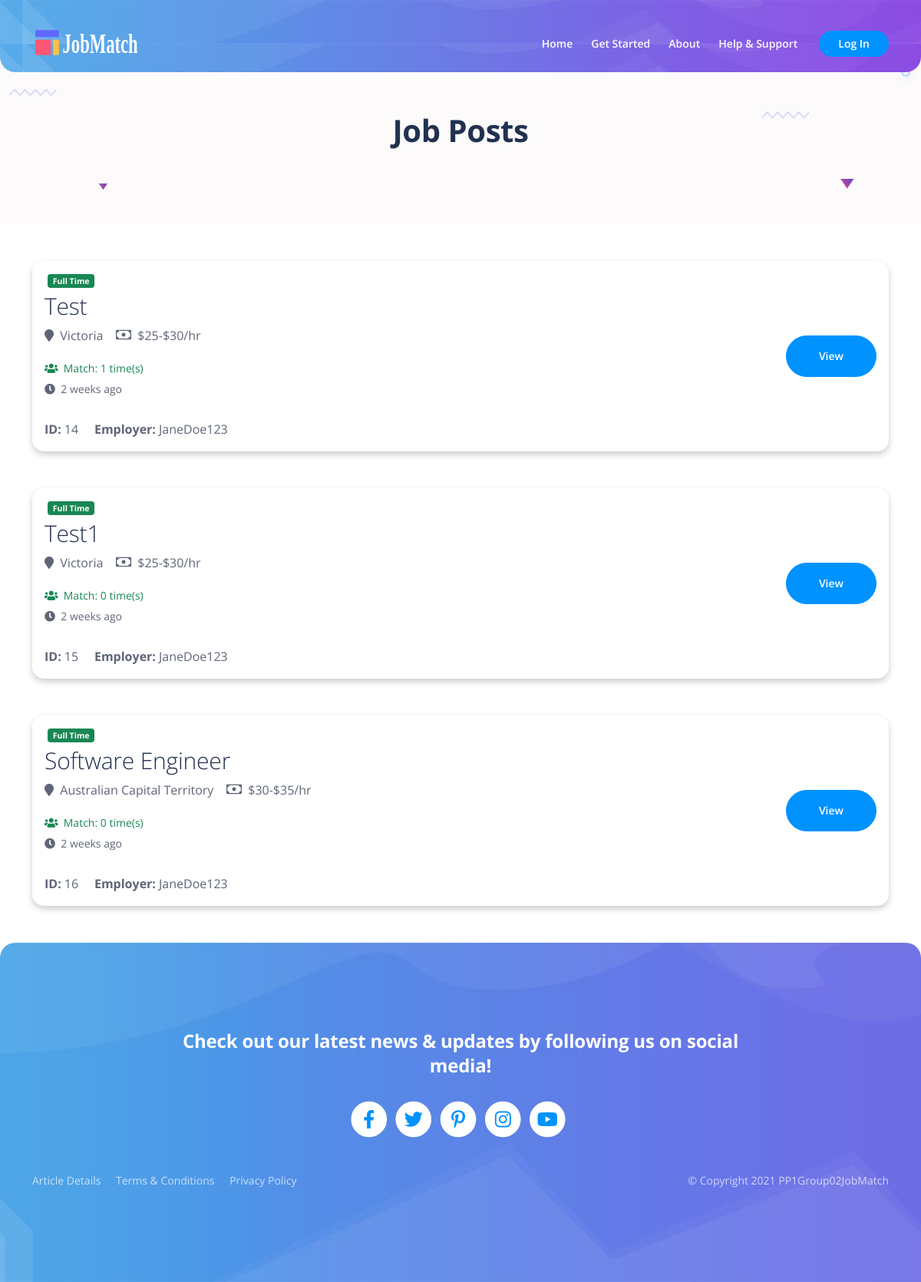
The page /view/jobpost_list.php on the database as committed earlier.
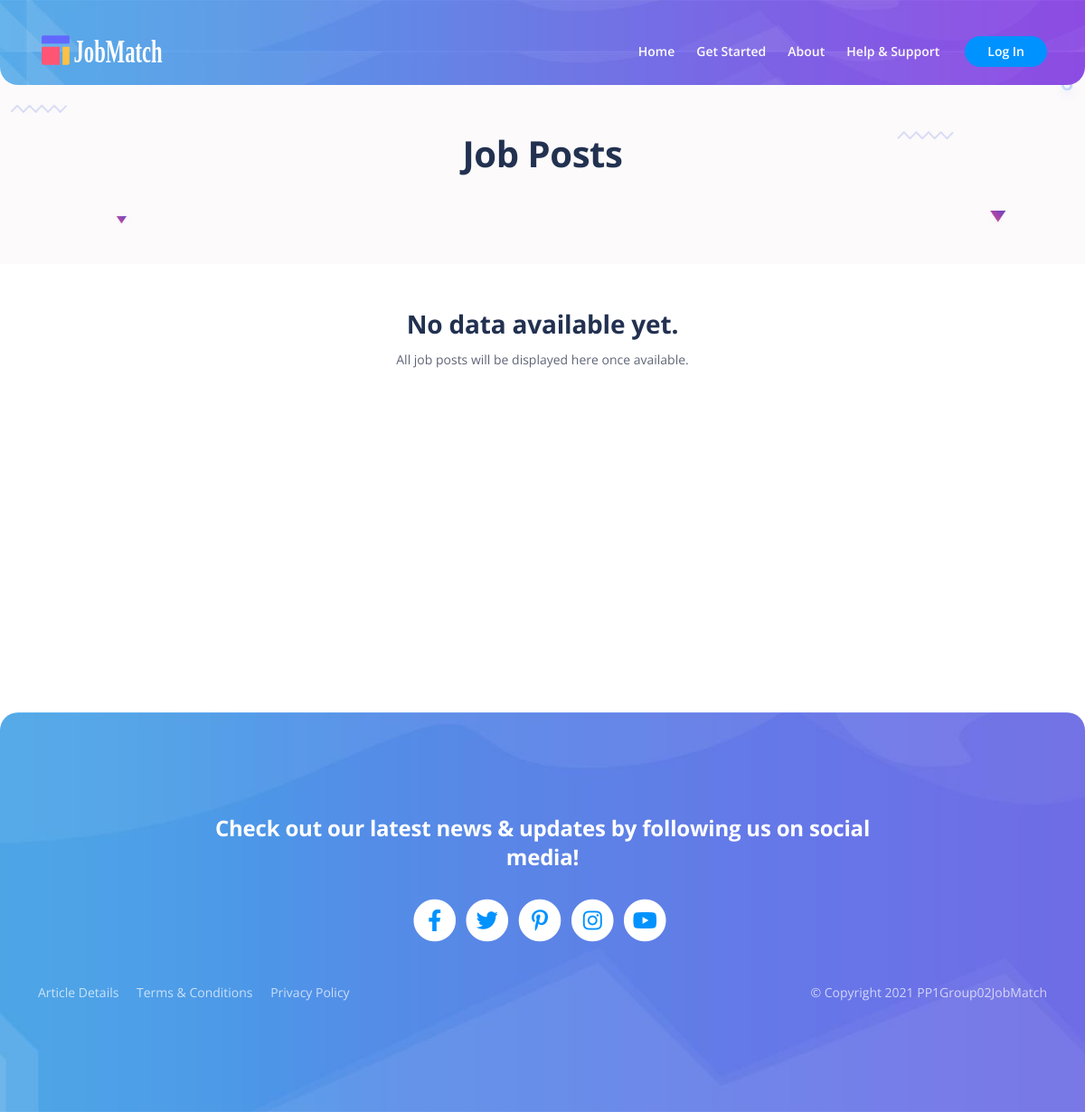
The same page on the database as committed later.
### tables this page shows
CREATE TABLE `jobpost` (
  `id` int(11) NOT NULL,
  `position` text NOT NULL,
  `field` text NOT NULL,
  `salary` text NOT NULL,
  `type` text NOT NULL,
  `description` text NOT NULL,
  `requirements` text NOT NULL,
  `location` text NOT NULL,
  `employer` text NOT NULL,
  `contact` text NOT NULL,
  `date` timestamp NOT NULL DEFAULT current_timestamp()
);

### controller/session_controller.php (called while the page is built, shortened)
<?php
require_once '../model/session_model.php';
class SessionController {
    public function checkSession() {
        $sessionModel = new SessionModel();
        return $sessionModel->sessionExists();
    }
}
?>

### model/session_model.php (called while the page is built, shortened)
<?php
	class SessionModel {
		public function sessionExists() {
			$exist = false;
			return $exist;
		}
	}
?>

### controller/admin_controller.php (called while the page is built, shortened)
<?php
class AdminController {
    public function getAllJobPost() {
        require_once '../model/admin_model.php';
        include '../model/db_connection.php';
        $adminModel = new AdminModel();
        return $adminModel->getAllJobPost($db);
    }
}

### model/admin_model.php (called while the page is built, shortened)
<?php
class AdminModel {
	public function getAllJobPost($db){
		require_once '../model/job_object.php';
		require_once '../model/matchmaking_model.php';
		$mm = new MatchmakingModel();
		$jobposts = array();
		$query = "SELECT * FROM jobpost ORDER BY id";
		$result = $db->query($query) or die(mysqli_error($db));
		$numResults = $result->num_rows;
		for ($i = 0; $i < $numResults; $i++) {
			$row = $result->fetch_assoc();
			$totalMatches = $mm->countJobMatches($db, $row['id']);
			$timeElapsed = $mm->getTimeElapsed($row['date']);
			$jobposts[$i] = new JobPost($row['id'], $row['position'], $row['field'], $row['salary'], $row['type'], $row['description'], $row['requirements'], $row['location'], $row['employer'], $row['contact'], $totalMatches, $timeElapsed);
		}
		return $jobposts;
	}
}

### model/matchmaking_model.php (called while the page is built, shortened)
<?php
class MatchmakingModel{
	public function countJobMatches($db, $jobID){
		$result = $db->query("SELECT COUNT(*) as totalmatches FROM jobmatch WHERE jobPostID='$jobID'");
		$row = $result->fetch_assoc();
		$countJobMatches = $row['totalmatches'];
		return $countJobMatches;
	}
	function getTimeElapsed($date, $tense = 'ago') {
		static $periods = array('year', 'month', 'day', 'hour', 'minute', 'second');
		$now  = new DateTime('now');
		$date = new DateTime($date);
		$diff = $now->diff($date)->format('%y %m %d %h %i %s');
		$diff = explode(' ', $diff);
		$diff = array_combine($periods, $diff);
		$diff = array_filter($diff);
		$period = key($diff);
		$value  = current($diff);
		if(!$value) {
			$period = 'seconds';
			$value  = 0;
		} else {
			if($period=='day' && $value>=7) {
				$period = 'week';
				$value  = floor($value/7);
			}
			if($value>1) {
				$period .= 's';
			}
		}
		return "$value $period $tense";
	 }
}

### model/job_object.php (called while the page is built, shortened)
<?php
class JobPost{
    public function __construct($id, $position, $field, $salary, $type, $description, $requirements, $location, $employer, $contact, $matches, $date) {
        $this->id = $id;
        $this->position = $position;
        $this->salary = $salary;
        $this->type = $type;
        $this->location = $location;
        $this->employer = $employer;
        $this->matches = $matches;
        $this->date = $date;
    }
}
?>

### view/jobpost_list.php (the view, shortened to what this page needs)
<?php
require_once '../controller/admin_controller.php';
require_once '../controller/session_controller.php';
$ac = new AdminController();
try {
    $allJobPosts = array();
    $allJobPosts = $ac->getAllJobPost();
} catch (Exception $e) {
    echo $e->getMessage();
}
?>
<!DOCTYPE html>
<html lang="en">
<head>
    <?php
    require_once("component/header.php");
    ?>
</head>
<body data-bs-spy="scroll" data-bs-target="#navbarExample" class="text-center">
    <?php
    require_once("component/navbar.php");
    ?>
    <header id="ex-header" class="ex-header">
        <div class="container">
            <div class="row justify-content-md-center">
                <div class="col-xl-11 mb-2">
                    <h1>Job Posts</h1>
                </div>
            </div>
        </div>
    </header>
    <div class="container mt-5">
        <div class="mb-5" style="min-height: 400px;">
            <?php
            if (count($allJobPosts) < 1) {
                echo "<h3>No data available yet.</h3> <small>All job posts will be displayed here once available.</small>";
            } else {
                foreach ($allJobPosts as $post) {
                    $badge = "badge bg-primary";
                    if ($post->type == "Full Time") {
                        $badge = "badge bg-success";
                    } elseif ($post->type == "Part Time") {
                        $badge = "badge bg-primary";
                    } elseif ($post->type == "Casual") {
                        $badge = "badge bg-warning";
                    } elseif ($post->type == "Contract") {
                        $badge = "badge bg-danger";
                    }
                    echo <<< END
                        <div class="job-card">
                            <div class="card border-0 mb-5">
                                <div class="card-body">
                                    <div class="row d-flex align-items-center">
                                        <div class="col text-start">
                                            <small class="ms-1"><span class="$badge">$post->type</span></small>
                                            <h4 style="font-size: 30px; font-weight: lighter;" class="text-start">$post->position</h4>
                                            <p class="card-text"><i class="fa fa-map-marker" aria-hidden="true"></i>&nbsp; $post->location &nbsp;&nbsp; <i style="font-size: 20px" class="bi bi-cash"></i>&nbsp; $post->salary</p>
                                            <small class="card-text text-success"><i class="fa fa-users" aria-hidden="true"></i>&nbsp; Match: $post->matches time(s)</small>
                                            <br>
                                            <small class="card-text"><i class="fa fa-clock" aria-hidden="true"></i>&nbsp; $post->date</small>
                                            <br><br>
                                            <p class="card-text"><b>ID:</b> $post->id &nbsp;&nbsp;&nbsp; <b>Employer:</b> $post->employer</p>
                                        </div>
                                        <div class="col text-end">
                                            <form action="employer_view_post.php" method="GET">
                                                <input type="hidden" name="id" value=$post->id>
                                                <button type="submit" class="btn btn-solid-lg">View</button>
                                            </form>
                                        </div>
                                    </div>
                                </div>
                            </div>
                        </div>
                    END;
                }
            }
            ?>
        </div>
    </div>
    <?php
    require_once("component/footer.php");
    ?>
</body>
</html>

### view/component/header.php
<?php
    echo <<<END
    <meta charset="utf-8">
    <meta name="viewport" content="width=device-width, initial-scale=1, shrink-to-fit=no">
    <meta name="description" content="Your description">
    <meta name="author" content="Your name">
    <meta property="og:site_name" content="" />
    <meta property="og:site" content="" />
    <meta property="og:title" content="" />
    <meta property="og:description" content="" />
    <meta property="og:image" content="" />
    <meta property="og:url" content="" />
    <meta name="twitter:card" content="summary_large_image">
    <link href="https://fonts.googleapis.com/css2?family=Open+Sans:ital,wght@0,400;0,600;0,700;1,400&display=swap" rel="stylesheet">
    <link href="../css/bootstrap.min.css" rel="stylesheet">
    <link href="../css/fontawesome-all.min.css" rel="stylesheet">
    <link href="../css/swiper.css" rel="stylesheet">
    <link href="../css/styles.css" rel="stylesheet">
    <link rel="stylesheet" href="https://cdn.jsdelivr.net/gh/Wruczek/Bootstrap-Cookie-Alert@gh-pages/cookiealert.css">
    <link rel="stylesheet" href="https://jsuites.net/v4/jsuites.css" type="text/css" />
    <link rel="stylesheet" href="https://cdn.jsdelivr.net/npm/bootstrap-icons@1.6.1/font/bootstrap-icons.css">
    <script src="../js/jquery-3.6.0.min.js"></script>
    <script src="../js/ckeditor/ckeditor.js"></script>
    <script src="https://jsuites.net/v4/jsuites.js"></script>
    <link rel="icon" href="../images/favicon.png">
    END;
?>

### view/component/navbar.php (shortened to what this page needs)
<?php
require_once '../controller/session_controller.php';
$sessionController = new SessionController();
$validSession = $sessionController->checkSession();
$userType = $sessionController->getUserType();
if ($validSession && $userType == "jobseeker") {
    $username = $sessionController->getUserName();
    echo <<<END
        <nav id="navbarExample" class="navbar navbar-expand-lg fixed-top navbar-light" aria-label="Main navigation">
            <div class="container">
                <a class="navbar-brand logo-image" href="index.php"><img src="../images/logo.svg" alt="Logo"></a>
                <button class="navbar-toggler p-0 border-0" type="button" id="navbarSideCollapse" aria-label="Toggle navigation">
                    <span class="navbar-toggler-icon"></span>
                </button>
                <div class="navbar-collapse offcanvas-collapse" id="navbarsExampleDefault">
                    <ul class="navbar-nav ms-auto navbar-nav-scroll">
                        <li class="nav-item">
                            <a class="nav-link" aria-current="page" href="index.php#header">Home</a>
                        </li>
                        <li class="nav-item">
                            <a class="nav-link" href="jobseeker_match.php">Your Matches</a>
                        </li>
                        <li class="nav-item">
                            <a class="nav-link" href="advice.php">Career Advices</a>
                        </li>
                        <li class="nav-item dropdown">
                            <a class="nav-link dropdown-toggle" href="#" id="dropdown01" data-bs-toggle="dropdown" aria-expanded="false">$username</a>
                            <ul class="dropdown-menu" aria-labelledby="dropdown01">
                                <li><a class="dropdown-item" href="user_profile.php">Profile</a></li>
                                <li>
                                    <div class="dropdown-divider"></div>
                                </li>
                                <li><a class="dropdown-item" href="user_settings.php">Settings</a></li>
                                <li>
                                    <div class="dropdown-divider"></div>
                                </li>
                                <li><a class="dropdown-item" href="helpcentre.php">Help Centre</a></li>
                                <li>
                                    <div class="dropdown-divider"></div>
                                </li>
                                <form method="POST">
                                <li><button class="dropdown-item text-danger" type="submit" name="logout">Log Out</button></li>
                                </form>
                            </ul>
                        </li>
                    </ul>
                </div>
            </div>
        </nav>
    END;
} else {
    echo <<<END
    <nav id="navbarExample" class="navbar navbar-expand-lg fixed-top navbar-light" aria-label="Main navigation">
        <div class="container">
            <a class="navbar-brand logo-image" href="index.php"><img src="../images/logo.svg" alt="Logo"></a>
            <button class="navbar-toggler p-0 border-0" type="button" id="navbarSideCollapse" aria-label="Toggle navigation">
                <span class="navbar-toggler-icon"></span>
            </button>
            <div class="navbar-collapse offcanvas-collapse" id="navbarsExampleDefault">
                <ul class="navbar-nav ms-auto navbar-nav-scroll">
                    <li class="nav-item">
                        <a class="nav-link" aria-current="page" href="index.php#header">Home</a>
                    </li>
                    <li class="nav-item">
                        <a class="nav-link" href="index.php#getstarted">Get Started</a>
                    </li>
                    <li class="nav-item">
                        <a class="nav-link" href="index.php#aboutUs">About</a>
                    </li>
                    <li class="nav-item">
                        <a class="nav-link" href="index.php#contact">Help & Support</a>
                    </li>
                </ul>
                <span class="nav-item">
                    <a class="btn-solid-sm" href="login.php">Log In</a>
                </span>
            </div>
        </div>
    </nav>
    END;
}

### view/component/footer.php (shortened to what this page needs)
<?php
    echo <<<END
    <div class="footer bg-light">
        <div class="container">
            <div class="row">
                <div class="col-lg-12">
                    <h4 style="color: white;">Check out our latest news & updates by following us on social media!</h4>
                    <div class="social-container">
                        <span class="fa-stack">
                            <a href="https://www.facebook.com">
                                <i class="fas fa-circle fa-stack-2x"></i>
                                <i class="fab fa-facebook-f fa-stack-1x"></i>
                            </a>
                        </span>
                        <span class="fa-stack">
                            <a href="https://www.twitter.com">
                                <i class="fas fa-circle fa-stack-2x"></i>
                                <i class="fab fa-twitter fa-stack-1x"></i>
                            </a>
                        </span>
                        <span class="fa-stack">
                            <a href="https://www.pinterest.com">
                                <i class="fas fa-circle fa-stack-2x"></i>
                                <i class="fab fa-pinterest-p fa-stack-1x"></i>
                            </a>
                        </span>
                        <span class="fa-stack">
                            <a href="https://www.instagram.com">
                                <i class="fas fa-circle fa-stack-2x"></i>
                                <i class="fab fa-instagram fa-stack-1x"></i>
                            </a>
                        </span>
                        <span class="fa-stack">
                            <a href="https://www.youtube.com">
                                <i class="fas fa-circle fa-stack-2x"></i>
                                <i class="fab fa-youtube fa-stack-1x"></i>
                            </a>
                        </span>
                    </div>
                </div>
            </div>
        </div>
    <div class="copyright">
        <div class="container">
            <div class="row">
                <div class="col-lg-6 col-md-12 col-sm-12">
                    <ul class="list-unstyled li-space-lg p-small">
                        <li><a href="article.php" style="color: white;">Article Details</a></li>
                        <li><a href="terms.php" style="color: white;">Terms & Conditions</a></li>
                        <li><a href="privacy.php" style="color: white;">Privacy Policy</a></li>
                    </ul>
                </div>
                <div class="col-lg-6 col-md-12 col-md-12">
                    <p class="p-small statement" style="color: white;">&copy; Copyright 2021 PP1Group02JobMatch</a></p>
                </div>
            </div>
        </div>
    </div>
    </div>
    END;
?>

Rows that differ between the two databases and show on the page:
removed jobpost: type "Full Time", position "Test", location "Victoria", salary "$25-$30/hr", matches "1", date "2 weeks ago", id "14", employer "JaneDoe123"
removed jobpost: type "Full Time", position "Test1", location "Victoria", salary "$25-$30/hr", matches "0", date "2 weeks ago", id "15", employer "JaneDoe123"
removed jobpost: type "Full Time", position "Software Engineer", location "Australian Capital Territory", salary "$30-$35/hr", matches "0", date "2 weeks ago", id "16", employer "JaneDoe123"
Other text that changed with them:
text now shown: "No data available yet. All job posts will be displayed here once available."
